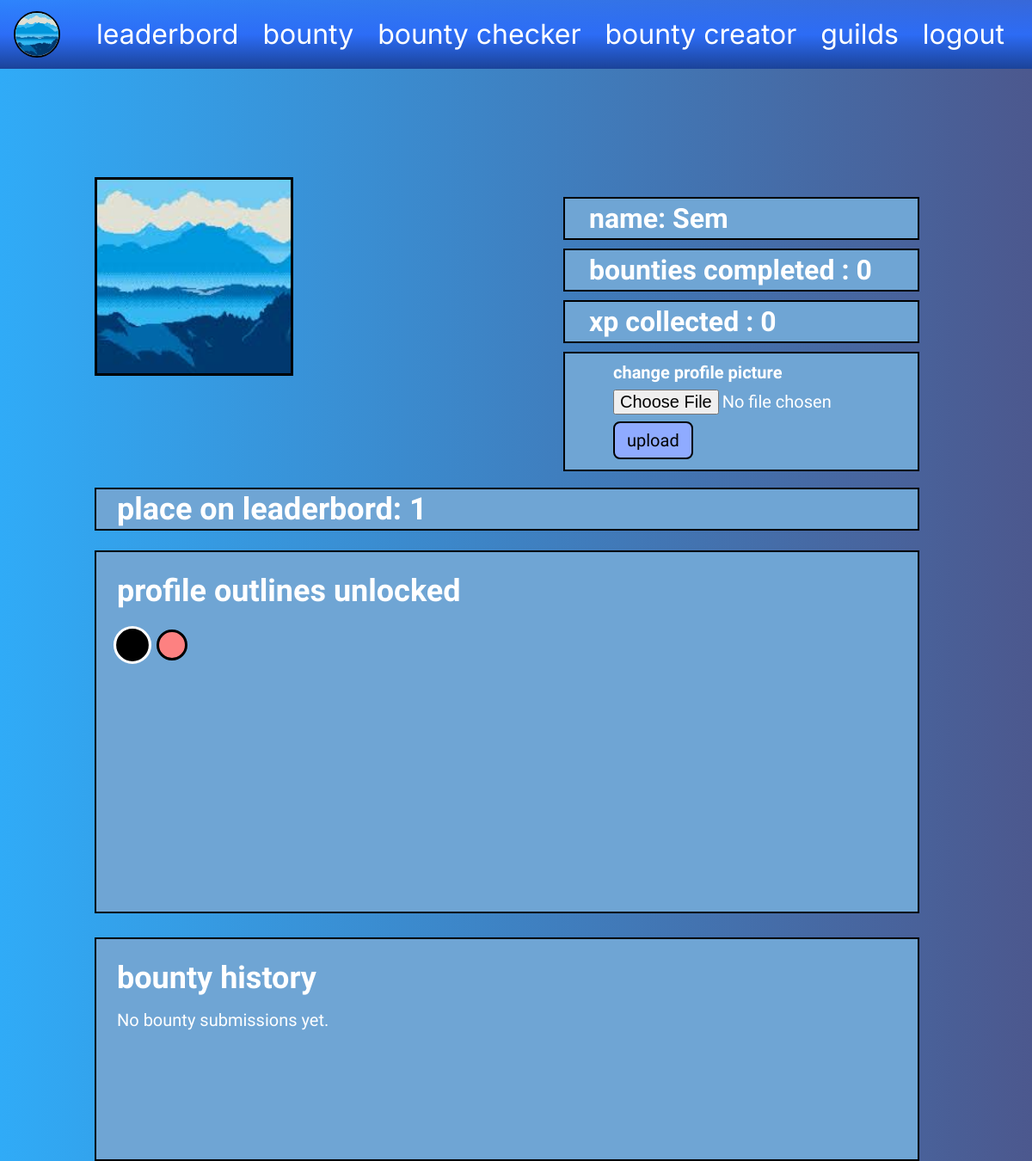
The app's page /profile.php (signed in) with its own data.
### tables this page shows
CREATE TABLE IF NOT EXISTS `gdbb_users` (
  `id` int UNSIGNED NOT NULL AUTO_INCREMENT,
  `username` varchar(50) NOT NULL,
  `password_hash` varchar(255) NOT NULL,
  `role` enum('player','gm','admin') NOT NULL DEFAULT 'player',
  `is_admin` tinyint(1) NOT NULL DEFAULT '0',
  `xp` int UNSIGNED NOT NULL DEFAULT '0',
  `level` int UNSIGNED NOT NULL DEFAULT '1',
  `is_blocked` tinyint(1) NOT NULL DEFAULT '0',
  `created_at` timestamp NULL DEFAULT CURRENT_TIMESTAMP,
  `profile_picture` varchar(255) DEFAULT NULL,
  `profile_outline_color` varchar(20) NOT NULL DEFAULT '#000000',
  PRIMARY KEY (`id`),
  UNIQUE KEY `username` (`username`),
  KEY `gdbb_idx_users_role` (`role`)
);

### src/bootstrap.php (called while the page is built, shortened)
<?php
function getUserAvatarUrl(PDO $pdo, ?int $userId = null): string {
    $defaultAvatar = 'images/placeholder.png';
    $userId = (int)($userId ?? ($_SESSION['user_id'] ?? 0));
    try {
        $stmt = $pdo->prepare('SELECT profile_picture FROM gdbb_users WHERE id = ? LIMIT 1');
        $stmt->execute([$userId]);
        $user = $stmt->fetch();
        $avatarPath = trim((string)($user['profile_picture'] ?? ''));
        return $avatarPath !== '' ? $avatarPath : $defaultAvatar;
    } catch (PDOException $e) {
        return $defaultAvatar;
    }
}
function getUserOutlineColor(PDO $pdo, ?int $userId = null): string {
    $defaultColor = '#000000';
    $userId = (int)($userId ?? ($_SESSION['user_id'] ?? 0));
    try {
        $stmt = $pdo->prepare('SELECT profile_outline_color FROM gdbb_users WHERE id = ? LIMIT 1');
        $stmt->execute([$userId]);
        $user = $stmt->fetch();
        $color = trim((string)($user['profile_outline_color'] ?? ''));
        return preg_match('/^#([0-9a-fA-F]{3}|[0-9a-fA-F]{6})$/', $color) ? $color : $defaultColor;
    } catch (PDOException $e) {
        return $defaultColor;
    }
}

### public/profile.php (the view, shortened to what this page needs)
<?php
require_once dirname(__DIR__) . '/src/bootstrap.php';
$userId = (int)$_SESSION['user_id'];
$avatarUrl = getUserAvatarUrl($pdo, $userId);
$selectedOutlineColor = getUserOutlineColor($pdo, $userId);
$unlockedColors = [];
try {
    $unlockedColorsStmt = $pdo->prepare('SELECT DISTINCT color_code FROM gdbb_unlocked_outline_colors WHERE user_id = ? ORDER BY color_code');
    $unlockedColorsStmt->execute([$userId]);
    $unlockedColors = array_values(array_filter($unlockedColorsStmt->fetchAll(PDO::FETCH_COLUMN)));
} catch (PDOException $e) {
    $unlockedColors = [];
}
$allowedOutlineColors = array_values(array_unique(array_merge(['#000000'], $unlockedColors)));
$stmt = $pdo->prepare('SELECT id, username, role, is_admin, xp, level, is_blocked, created_at FROM gdbb_users WHERE id = ? LIMIT 1');
$stmt->execute([$userId]);
$user = $stmt->fetch();
$bountyCount = 0;
try {
    $countStmt = $pdo->prepare('SELECT COUNT(*) FROM gdbb_bounty_submissions WHERE user_id = ? AND approved = 1');
    $countStmt->execute([$userId]);
    $bountyCount = (int)$countStmt->fetchColumn();
} catch (PDOException $e) {
    $bountyCount = 0;
}
$leaderboardPlace = 1;
try {
    $rankStmt = $pdo->query('SELECT id FROM gdbb_users WHERE xp > ' . (int)$user['xp'] . ' ORDER BY xp DESC, id ASC');
    $leaderboardPlace = (int)$rankStmt->rowCount() + 1;
} catch (PDOException $e) {
    $leaderboardPlace = 1;
}
$bountyHistory = [];
try {
    $historyStmt = $pdo->prepare('SELECT bs.id, bs.approved, bs.submitted_at, b.title, b.xp_reward, b.difficulty, b.status AS bounty_status FROM gdbb_bounty_submissions bs LEFT JOIN gdbb_bounties b ON b.id = bs.bounty_id WHERE bs.user_id = ? ORDER BY bs.submitted_at DESC LIMIT 8');
    $historyStmt->execute([$userId]);
    $bountyHistory = $historyStmt->fetchAll(PDO::FETCH_ASSOC);
} catch (PDOException $e) {
    $bountyHistory = [];
}
?>
<!DOCTYPE html>
<html lang="en">
<head>
    <link rel="stylesheet" href="../style.css">
</head>
<body class="profile-page" style="--app-outline-color: <?= htmlspecialchars($selectedOutlineColor, ENT_QUOTES, 'UTF-8') ?>;">
    <header class="topbar">
        <a href="profile.php" class="brand-mark" aria-label="Go to profile">
            <img src="<?= htmlspecialchars($avatarUrl, ENT_QUOTES, 'UTF-8') ?>" alt="Profile picture">
        </a>
        <nav class="topnav">
            <a href="leaderboard.php">leaderbord</a>
            <a href="bounty.php">bounty</a>
            <?php if ($user['role'] === 'admin' || (int)$user['is_admin'] === 1): ?>
                <a href="bounty-checker.php">bounty checker</a>
                <a href="bounty-creator.php">bounty creator</a>
            <?php endif; ?>
            <a href="guilds.php">guilds</a>
            <a href="logout.php">logout</a>
        </nav>
    </header>
    <main class="profile-shell">
        <div class="profile-avatar">
            <img src="<?= htmlspecialchars($avatarUrl, ENT_QUOTES, 'UTF-8') ?>" alt="Profile picture">
        </div>
        <section class="profile-info-stack">
            <div class="profile-card">name: <?= htmlspecialchars($user['username'], ENT_QUOTES, 'UTF-8') ?></div>
            <div class="profile-card">bounties completed : <?= (int)$bountyCount ?></div>
            <div class="profile-card">xp collected : <?= (int)$user['xp'] ?></div>
            <div class="profile-card">
                <form class="avatar-form" method="post" enctype="multipart/form-data">
                    <label for="profile_picture">change profile picture</label>
                    <input id="profile_picture" name="profile_picture" type="file" accept="image/png,image/jpeg,image/gif,image/webp">
                    <button type="submit" name="change_avatar" value="1">upload</button>
                </form>
            </div>
        </section>
        <div class="leaderboard-row">place on leaderbord: <?= (int)$leaderboardPlace ?></div>
        <section class="profile-outlines-panel">
            <h2>profile outlines unlocked</h2>
            <form class="outline-color-form" method="post">
                <?php foreach ($allowedOutlineColors as $color): ?>
                    <button class="outline-option <?= $selectedOutlineColor === $color ? 'active' : '' ?>" type="submit" name="outline_color" value="<?= htmlspecialchars($color, ENT_QUOTES, 'UTF-8') ?>" style="background:<?= htmlspecialchars($color, ENT_QUOTES, 'UTF-8') ?>" aria-label="Select <?= htmlspecialchars($color, ENT_QUOTES, 'UTF-8') ?> outline"></button>
                <?php endforeach; ?>
            </form>
        </section>
        <section class="profile-history-panel">
            <h2>bounty history</h2>
            <?php if (empty($bountyHistory)): ?>
                <p class="history-empty">No bounty submissions yet.</p>
            <?php endif; ?>
        </section>
    </main>
</body>
</html>

### style.css (style rules this page uses)
body { margin: 0; font-family: 'Inter', Arial, sans-serif; background: linear-gradient(90deg, rgb(48, 171, 247) 0%, rgb(76, 88, 142) 100%); color: #000000; --app-outline-color: #000000; }
.profile-page { min-height: 100vh; background: linear-gradient(90deg, rgb(48, 171, 247) 0%, rgb(76, 88, 142) 100%); }
.profile-shell { position: relative; min-height: calc(100vh - 80px); padding: 126px 110px 60px; box-sizing: border-box; }
.profile-avatar { width: 225px; height: 225px; border: 3px solid #000000; background: #d9d9d9; position: absolute; left: 110px; top: 126px; overflow: hidden; display: flex; align-items: center; justify-content: center; }
.profile-avatar img { width: 100%; height: 100%; object-fit: cover; display: block; }
.profile-info-stack { position: absolute; left: 655px; top: 149px; display: flex; flex-direction: column; gap: 10px; }
.profile-card { width: 414px; min-height: 50px; background: #6FA5D4; color: #ffffff; font-family: 'Hanuman', serif; font-size: 32px; font-weight: 700; padding-left: 28px; box-sizing: border-box; display: flex; align-items: center; border: 2px solid #000000; }
.avatar-form { display: flex; flex-direction: column; gap: 8px; padding: 10px 28px 12px 28px; width: 100%; box-sizing: border-box; }
.avatar-form label, .avatar-form input, .avatar-form button, .avatar-upload-message { font-family: 'Hanuman', serif; font-size: 20px; color: #ffffff; }
.avatar-form input { width: 100%; box-sizing: border-box; }
.avatar-form button { width: fit-content; padding: 8px 14px; border: 2px solid #000000; border-radius: 8px; background: #8fabff; color: #000000; cursor: pointer; }
.leaderboard-row { position: absolute; left: 110px; top: 487px; width: 959px; height: 50px; background: #6FA5D4; color: #ffffff; font-family: 'Hanuman', serif; font-size: 36px; font-weight: 700; padding-left: 24px; box-sizing: border-box; display: flex; align-items: center; border: 2px solid #000000; }
.profile-outlines-panel { position: absolute; left: 110px; top: 560px; width: 959px; height: 422px; background: #6FA5D4; border: 2px solid #000000; box-sizing: border-box; padding: 24px 24px 24px 24px; }
.profile-outlines-panel h2 { margin: 0 0 24px; color: #ffffff; font-family: 'Hanuman', serif; font-size: 36px; font-weight: 700; }
.profile-history-panel { position: absolute; left: 110px; top: 1010px; width: 959px; min-height: 260px; background: #6FA5D4; border: 2px solid #000000; box-sizing: border-box; padding: 24px 24px 28px; }
.profile-history-panel h2 { margin: 0 0 16px; color: #ffffff; font-family: 'Hanuman', serif; font-size: 36px; font-weight: 700; }
.history-empty { margin: 0; font-family: 'Hanuman', serif; font-size: 20px; color: #ffffff; }
.outline-color-form { display: flex; flex-wrap: wrap; gap: 10px; margin-top: 12px; }
.outline-option { width: 36px; height: 36px; border: 3px solid #000000; border-radius: 50%; cursor: pointer; padding: 0; }
.outline-option.active { box-shadow: 0 0 0 3px #ffffff; transform: scale(1.05); }
.topbar { height: 80px; width: 100%; background: linear-gradient(180deg, rgba(45, 112, 255, 0.66) 0%, rgba(44, 108, 247, 0.98) 50%, #1B4399 100%); display: flex; align-items: center; justify-content: space-between; padding: 0 24px 0 16px; box-sizing: border-box; position: relative; }
.brand-mark { width: 50px; height: 50px; border-radius: 50%; background: #ffffff; border: 2px solid var(--app-outline-color); display: flex; align-items: center; justify-content: center; text-decoration: none; cursor: pointer; flex-shrink: 0; overflow: hidden; }
.brand-mark img { width: 100%; height: 100%; object-fit: cover; display: block; }
.topnav { display: flex; gap: 28px; align-items: center; margin-left: auto; padding-right: 8px; }
.topnav a { color: #ffffff; text-decoration: none; font-size: 32px; font-weight: 400; line-height: 1; white-space: nowrap; }
a { color: #0b6bb8; font-weight: 600; }

### records on screen
gdbb_users: profile_picture (picture), username "Sem", xp "0", profile_outline_color "#000000" (drawn)

### other values on screen
$bountyCount "0"
$leaderboardPlace "1"
